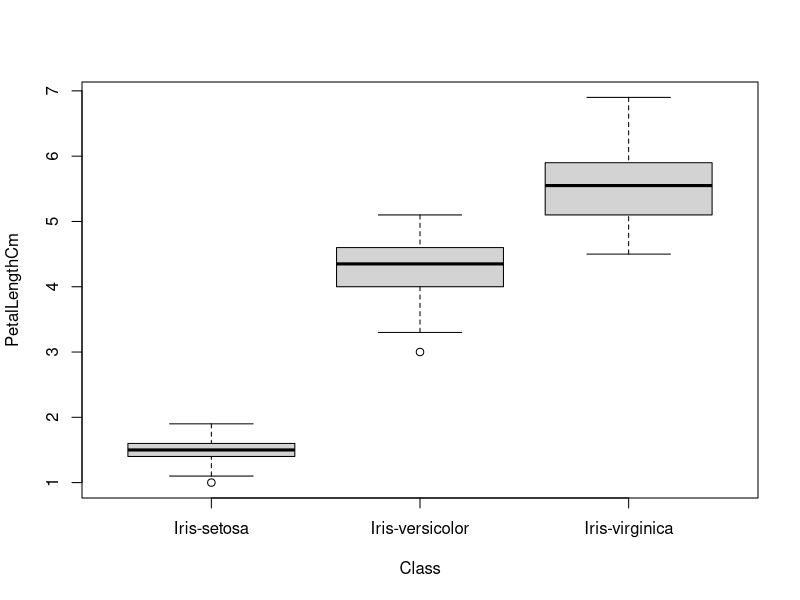
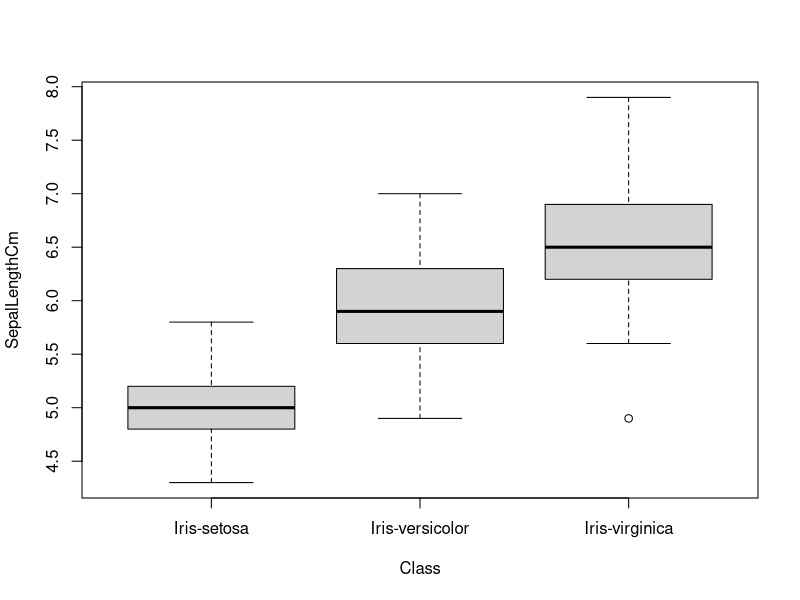
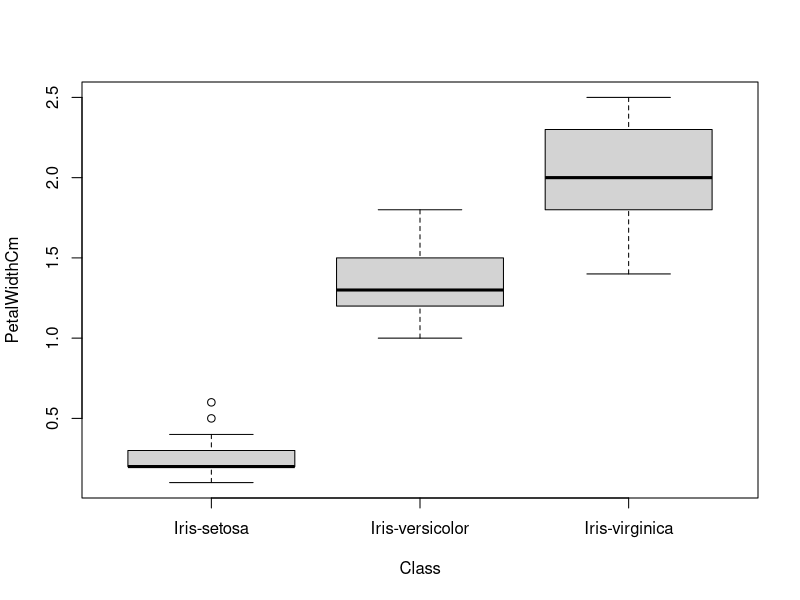
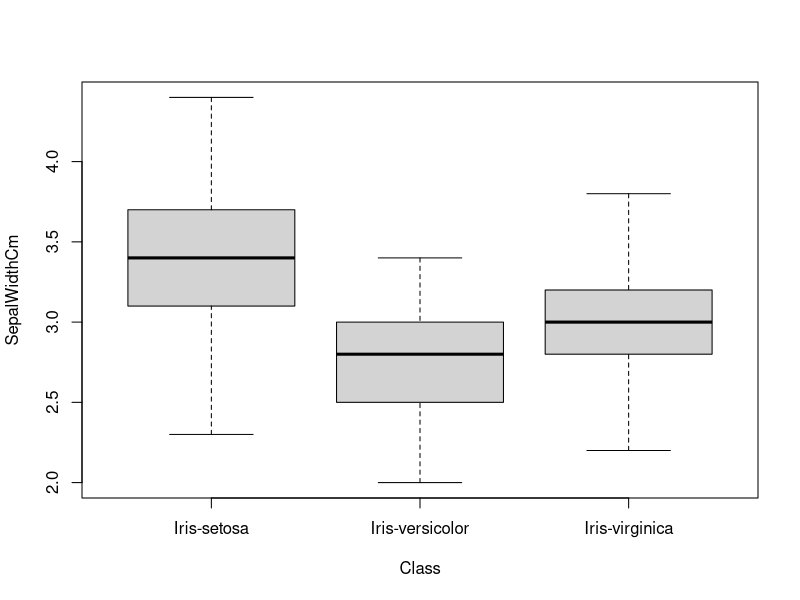
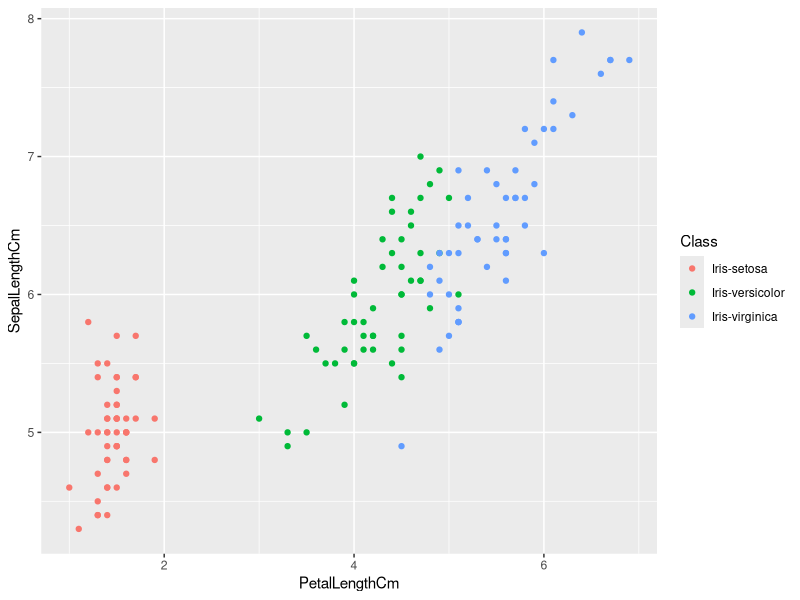
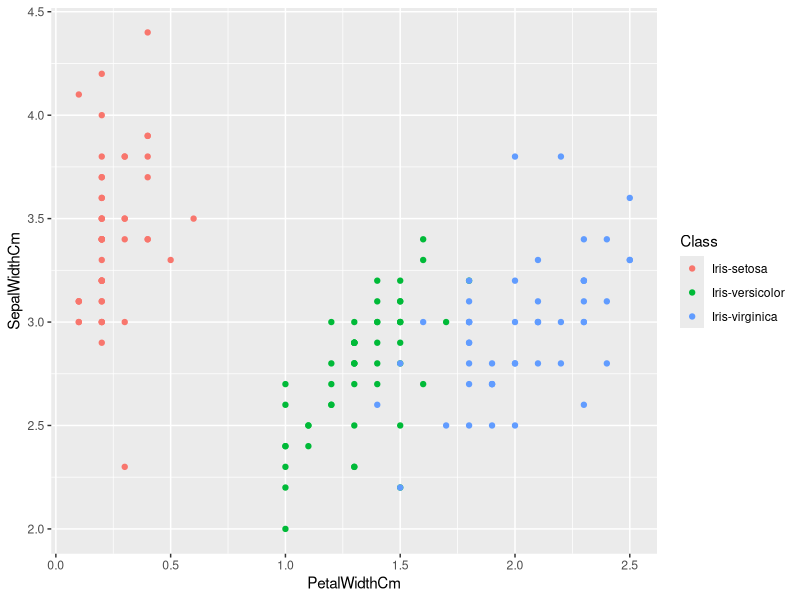

These figures' R source, in order: (Note: this script raises an error after producing the figures.)


setwd("i:/CAP_Profile/Desktop/DATAAAA/Iris")

df <- read.csv('Iris.csv')

str(df)
# Clearly It is a classification Problem....I am using SVM here

y <- df$Class

boxplot(PetalLengthCm ~ Class, data = df)
boxplot(SepalLengthCm ~ Class, data = df)
boxplot(PetalWidthCm ~ Class, data = df)
boxplot(SepalWidthCm ~ Class, data = df)


library('ggplot2')

ggplot(df, aes(x = PetalLengthCm, y = SepalLengthCm, colour = Class)) +
  geom_point()
ggplot(df, aes(x = PetalWidthCm, y = SepalWidthCm, colour = Class)) +
  geom_point()


library('e1071')
model.svm <- svm(Class ~ PetalLengthCm + PetalWidthCm + SepalLengthCm, data = df, na.action = na.omit)
model.svm_all <- svm(Class ~ ., data = df, na.action = na.omit)

pred <- predict(model.svm, df)

table(y, pred)
# Hene we have built a pretty good model for starters
